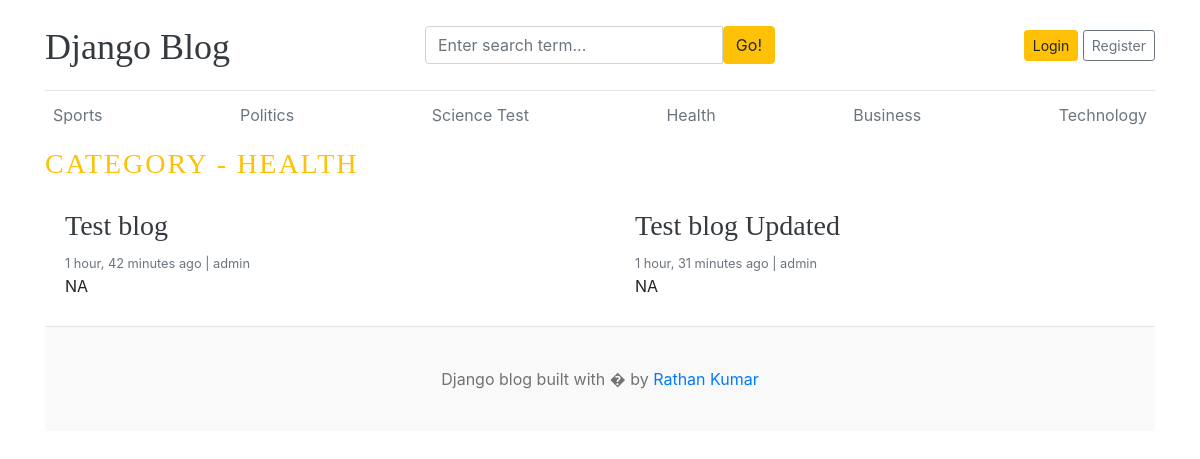
/category/4/, run on an earlier commit of the app's database.
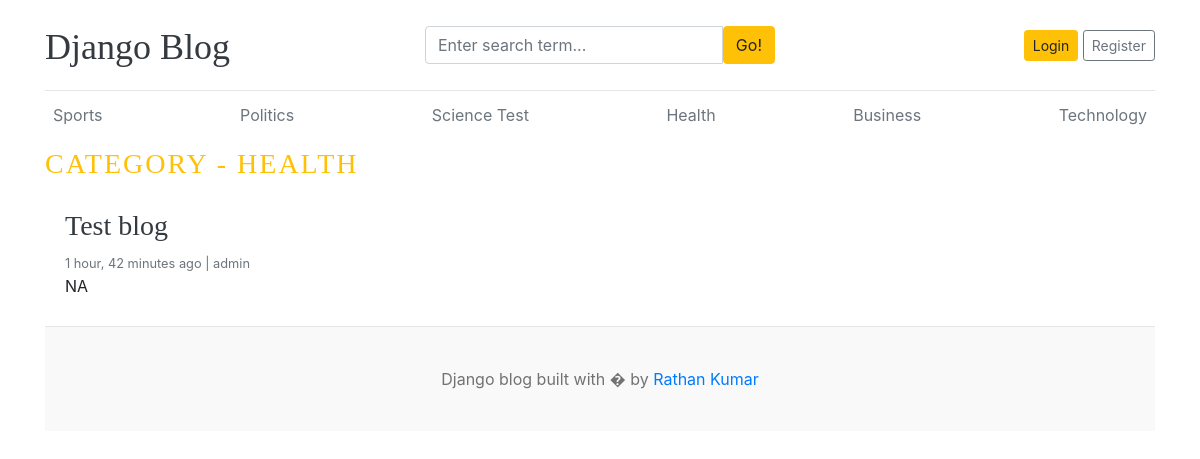
And on a later commit of the database.
### blogs/models.py (models this page shows, shortened)
class Category(models.Model):
    category_name = models.CharField(max_length=50, unique=True)
    created_at = models.DateTimeField(auto_now_add=True)
    updated_at = models.DateTimeField(auto_now=True)
    class Meta:
        verbose_name_plural = "categories"
    def __str__(self):
        return self.category_name

class Blog(models.Model):
    title = models.CharField(max_length=100)
    slug = models.SlugField(max_length=100, unique=True, blank=True)
    category = models.ForeignKey(Category, on_delete=models.CASCADE)
    author = models.ForeignKey(User, on_delete=models.CASCADE)
    featured_image = models.ImageField(upload_to="uploads/%Y/%m/%d")
    short_description = models.TextField(max_length=500)
    blog_body = models.TextField(max_length=2000)
    status = models.CharField(max_length=20, choices=STATUS_CHOICES, default="Draft")
    is_featured = models.BooleanField(default=False)
    created_at = models.DateTimeField(auto_now_add=True)
    updated_at = models.DateTimeField(auto_now=True)

### blogs/views.py (the view)
# urls.py: path("<int:category_id>/", views.posts_by_category, name="posts_by_category"),
def posts_by_category(request, category_id):
    posts = Blog.objects.filter(status="Published", category=category_id)
    try:
        category = Category.objects.get(pk=category_id)
    except:
        return redirect("home")
    context = {
        "posts": posts,
        "category": category,
    }
    return render(request, "posts_by_category.html", context)

### blogs/context_processors.py (called while the page is built)
def get_categories(request):
    categories = Category.objects.all()
    return dict(categories=categories)

### templates/posts_by_category.html
{% extends 'base.html' %}
{% block content %}
<h3 class="text-uppercase text-warning" style="letter-spacing: 2px;">Category - {{ category }} </h3>
<div class="row mb-2">
    {% if posts %}
    {% for post in posts %}
        <div class="col-md-6">
            <div class="card border-0" >
            <div class="card-body">
                <h3> <a href="{% url 'blogs' post.slug %}" class="text-dark">{{ post.title }}</a> </h3>
                <small class="mb-1 text-muted"> {{ post.created_at | timesince }} ago | {{ post.author }} </small>
                <p class="card-text"> {{ post.short_description | truncatewords:10 }} </p>
            </div>
            </div>
        </div>
    {% endfor %}
    {% else %}
        <p>No posts found</p>
    {% endif %}
</div>
{% endblock %}

### templates/base.html (shortened to what this page needs)
{% load static %}
<!DOCTYPE html>
<html lang="en">
<head>
    <link rel="stylesheet" href="https://cdnjs.cloudflare.com/ajax/libs/font-awesome/4.7.0/css/font-awesome.min.css">
    <link href="https://getbootstrap.com/docs/4.0/dist/css/bootstrap.min.css" rel="stylesheet">
    <link href="{% static 'css/blog.css' %}" rel="stylesheet">
  </head>
<body>
    <div class="container">
      <header class="blog-header py-3">
        <div class="row flex-nowrap justify-content-between align-items-center">
          <div class="col-4 pt-1">
            <a class="blog-header-logo text-dark" href="/">Django Blog</a>
          </div>
          <div class="col-4">
            <form action="{% url 'search' %}" method="GET">
              <div class="input-group">
                <input class="form-control" type="text" name="keyword" value="{{ keyword }}" placeholder="Enter search term..." aria-label="Enter search term..." aria-describedby="button-search" />
                <button type="submit" class="btn btn-warning" id="button-search" type="button">Go!</button>
            </div>
            </form>
          </div>
          <div class="col-4 d-flex justify-content-end align-items-center">
            {% if not user.is_authenticated %}
            <a class="btn btn-sm btn-warning" href="{% url 'login' %}">Login</a> &nbsp;
            <a class="btn btn-sm btn-outline-secondary" href="{% url 'register' %}">Register</a>
            {% else %}
            <span><a href="{% url 'dashboard' %}">Dashboard</a></span>
            &emsp;
            <span><a href="{% url 'logout' %}">Logout</a></span>
            {% endif %}
          </div>
        </div>
      </header>
      <div class="nav-scroller py-1 mb-2">
        <nav class="nav d-flex justify-content-between">
          {% for cat in categories %}
          <a class="p-2 text-muted" href="{% url 'posts_by_category' cat.id %}"> {{ cat.category_name }} </a>
          {% endfor %}
        </nav>
      </div>
{% block content %}
{% endblock %}
<footer class="blog-footer">
    <p>Django blog built with � by <a href="#">Rathan Kumar</a></p>
  </footer>
  </body>
  </html>

What changed in the data, as far as the page shows it:
removed Blog: title "Test blog Updated", created_at "1 hour, 31 minutes", author "admin", short_description "NA"
